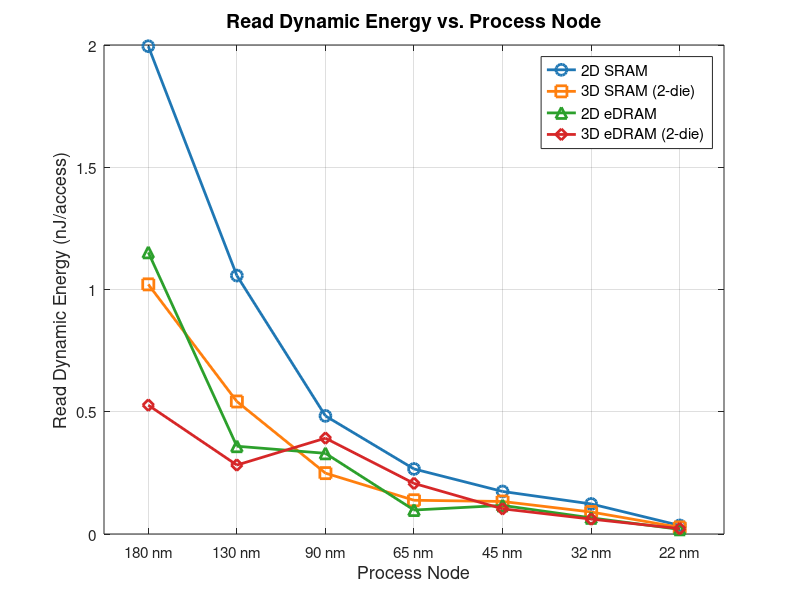

MATLAB code to generate this figure:
% fig14_read_energy_vs_node.m
% Read Dynamic Energy vs. Process Node — ESE5760 Final Project
% Data: DESTINY simulation, 2MB / 256-bit / Assoc=1 / LOP / 350K / WriteEDP

nodes = [180, 130, 90, 65, 45, 32, 22];   % nm
x = 1:numel(nodes);                        % equal-spacing display positions
node_labels = {'180 nm','130 nm','90 nm','65 nm','45 nm','32 nm','22 nm'};

energy_2D_SRAM  = [1.995, 1.057, 0.483, 0.266, 0.174, 0.123, 0.035];
energy_3D_SRAM  = [1.021, 0.542, 0.249, 0.138, 0.133, 0.090, 0.027];
energy_2D_eDRAM = [1.152, 0.359, 0.330, 0.098, 0.117, 0.066, 0.019];
energy_3D_eDRAM = [0.527, 0.282, 0.392, 0.207, 0.103, 0.061, 0.022];

figure('Position', [100 100 700 500]);

plot(x, energy_2D_SRAM,  '-o', 'Color', [0.122 0.467 0.706], 'LineWidth', 2, 'MarkerSize', 8); hold on;
plot(x, energy_3D_SRAM,  '-s', 'Color', [1.000 0.498 0.055], 'LineWidth', 2, 'MarkerSize', 8);
plot(x, energy_2D_eDRAM, '-^', 'Color', [0.173 0.627 0.173], 'LineWidth', 2, 'MarkerSize', 8);
plot(x, energy_3D_eDRAM, '-d', 'Color', [0.839 0.153 0.157], 'LineWidth', 2, 'MarkerSize', 8);

set(gca, 'XTick', x, 'XTickLabel', node_labels, 'FontSize', 11);
xlim([0.5 numel(nodes)+0.5]);
xlabel('Process Node', 'FontSize', 13);
ylabel('Read Dynamic Energy (nJ/access)', 'FontSize', 13);
title('Read Dynamic Energy vs. Process Node', 'FontSize', 14, 'FontWeight', 'bold');
legend('2D SRAM', '3D SRAM (2-die)', '2D eDRAM', '3D eDRAM (2-die)', ...
       'Location', 'northeast', 'FontSize', 11);
grid on;
box on;

drawnow;
set(gcf, 'Renderer', 'painters');
print('-djpeg', '-r150', fullfile(fileparts(mfilename('fullpath')), '..', 'plots', 'fig14_read_energy_vs_node.jpg'));
